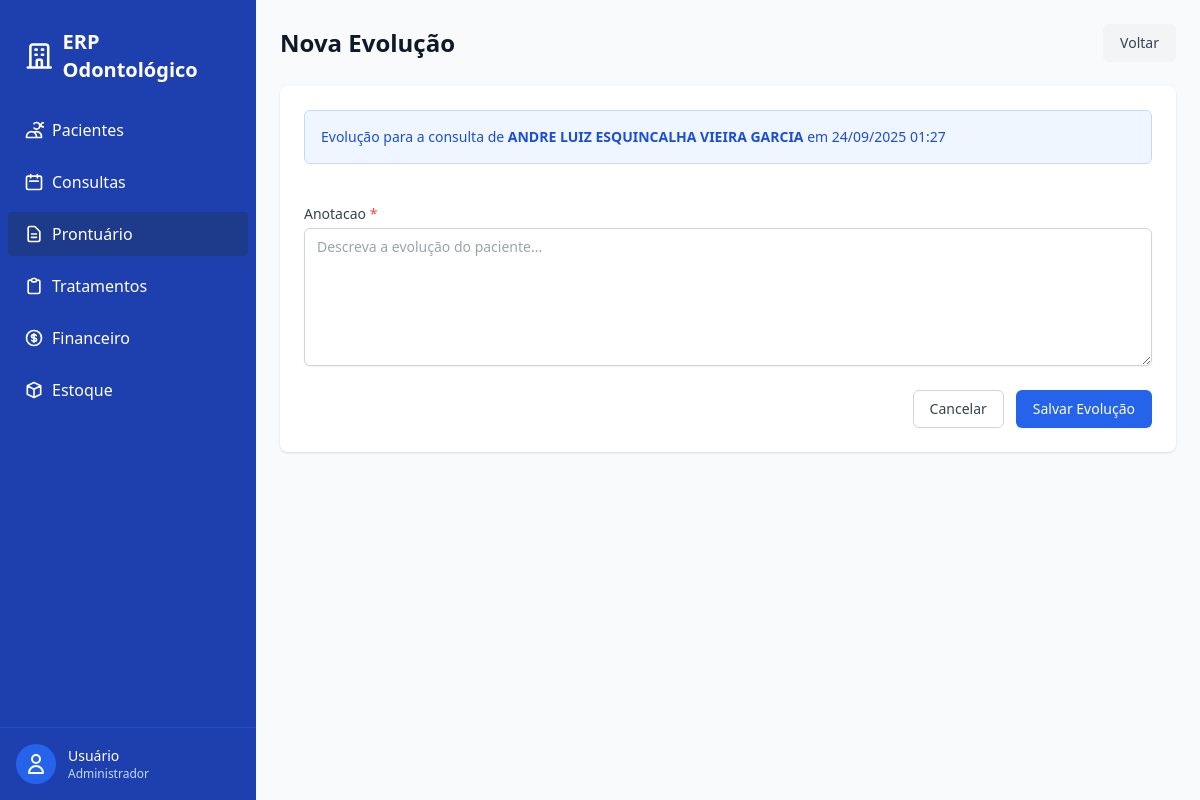
The page /prontuario/evolucao/nova/?consulta=1&next=/consultas/1/ (signed in) on the database its author committed.
### consultas/models.py (models this page shows, shortened)
class Consulta(models.Model):
    class Status(models.TextChoices):
        AGENDADA = "AG", "Agendada"
        CONFIRMADA = "CF", "Confirmada"
        EM_ANDAMENTO = "EA", "Em andamento"
        CONCLUIDA = "CO", "Concluída"
        CANCELADA = "CA", "Cancelada"
        FALTOU = "FA", "Faltou"
    paciente = models.ForeignKey(Paciente, verbose_name=("Paciente"), on_delete=models.PROTECT)
    status = models.CharField(
        max_length=2,
        choices=Status.choices,
        default=Status.AGENDADA
    )
    inicio = models.DateTimeField()
    fim = models.DateTimeField()
    sala = models.CharField(max_length=30)
    observacoes = models.TextField(blank=True)
    criado_em = models.DateTimeField(auto_now_add=True)
    class Meta:
        ordering = ['inicio']
        verbose_name = "Consulta"
        verbose_name_plural = "Consultas"

### pacientes/models.py (models this page shows, shortened)
class Paciente(models.Model):
    nome = models.CharField(max_length=250)
    cpf = models.CharField(unique=True)
    data_nascimento = models.DateField()
    telefone = models.CharField()
    email = models.EmailField(blank=True)
    endereco = models.TextField(blank=True)
    is_active = models.BooleanField(default=True)
    deleted_at = models.DateTimeField(null=True, blank=True)
    criado_em = models.DateTimeField(auto_now_add=True)
    atualizado_em = models.DateTimeField(auto_now=True)
    class Meta:
        ordering = ['nome']
        verbose_name = "Paciente"
        verbose_name_plural = "Pacientes"

### prontuario/views.py (the view, shortened to what this page needs)
# urls.py: path("evolucao/nova/", views.EvolucaoCreateView.as_view(), name="evolucao_create"),
class EvolucaoCreateView(LoginRequiredMixin, PermissionRequiredMixin, CreateView):
    model = EvolucaoClinica
    form_class = EvolucaoForm
    template_name = "prontuario/evolucao_form.html"
    permission_required = "prontuario.add_evolucaoclinica"
    def dispatch(self, request, *args, **kwargs):
        self.consulta_id = request.GET.get("consulta") or kwargs.get("consulta_id")
        return super().dispatch(request, *args, **kwargs)
    def get_initial(self):
        initial = super().get_initial()
        if self.consulta_id:
            initial["consulta"] = self.consulta_id
        return initial
    def get_form(self, form_class=None):
        form = super().get_form(form_class)
        if "usuario" in form.fields:
            form.fields["usuario"].widget = forms.HiddenInput()
            form.initial["usuario"] = self.request.user.pk
        if "consulta" in form.fields and self.consulta_id:
            form.fields["consulta"].widget = forms.HiddenInput()
            form.initial["consulta"] = self.consulta_id
        return form
    def get_context_data(self, **kwargs):
        ctx = super().get_context_data(**kwargs)
        ctx["consulta"] = None
        if self.consulta_id:
            ctx["consulta"] = (
                Consulta.objects.select_related("paciente")
                .filter(pk=self.consulta_id)
                .first()
            )
        ctx["next"] = self.request.GET.get("next")
        return ctx

### prontuario/forms.py
class EvolucaoForm(forms.ModelForm):
    class Meta:
        model = EvolucaoClinica
        fields = ["consulta", "anotacao"]

### templates/prontuario/evolucao_form.html (shortened to what this page needs)
{% extends "base.html" %}
{% load static %}
{% block content %}
{% with back=request.GET.next %}
<div class="mb-6 flex justify-between items-center">
    <h1 class="text-2xl font-bold text-gray-900">Nova Evolução</h1>
    <a href="{% if back %}{{ back }}{% elif consulta %}{% url 'consultas:detail' consulta.id %}{% else %}{% url 'prontuario:odontograma_list' %}{% endif %}"
        class="inline-flex items-center px-4 py-2 border border-transparent text-sm font-medium rounded-md text-gray-700 bg-gray-100 hover:bg-gray-200 focus:outline-none focus:ring-2 focus:ring-offset-2 focus:ring-gray-500">
        Voltar
    </a>
</div>
<div class="bg-white shadow overflow-hidden sm:rounded-lg">
    <div class="px-4 py-5 sm:p-6">
        {% if consulta %}
        <div class="mb-4 p-4 bg-blue-50 border border-blue-200 rounded-md">
            <p class="text-sm text-blue-700">
                Evolução para a consulta de <strong>{{ consulta.paciente.nome }}</strong>
                em {{ consulta.inicio|date:"d/m/Y H:i" }}
            </p>
        </div>
        {% endif %}
        <form method="post">
            <div class="grid grid-cols-1 gap-6">
                {% for field in form %}
                <div>
                    {% if field.name == 'consulta' and consulta %}
                    <input type="hidden" name="{{ field.name }}" value="{{ consulta.id }}">
                    {% else %}
                    <label for="{{ field.id_for_label }}" class="block text-sm font-medium text-gray-700 mb-1">
                        {{ field.label }}
                        {% if field.field.required %}<span class="text-red-500">*</span>{% endif %}
                    </label>
                    {% if field.name == 'anotacao' %}
                    <textarea name="{{ field.name }}" id="{{ field.id_for_label }}" rows="6"
                        class="block w-full rounded-md border-gray-300 shadow-sm focus:border-blue-500 focus:ring-blue-500 sm:text-sm"
                        placeholder="Descreva a evolução do paciente...">{{ field.value|default:'' }}</textarea>
                    {% else %}
                    {{ field }}
                    {% endif %}
                    {% endif %}
                </div>
                {% endfor %}
            </div>
            <div class="mt-6 flex justify-end space-x-3">
                <a href="{% if back %}{{ back }}{% elif consulta %}{% url 'consultas:detail' consulta.id %}{% else %}{% url 'prontuario:odontograma_list' %}{% endif %}"
                    class="inline-flex items-center px-4 py-2 border border-gray-300 text-sm font-medium rounded-md text-gray-700 bg-white hover:bg-gray-50 focus:outline-none focus:ring-2 focus:ring-offset-2 focus:ring-blue-500">
                    Cancelar
                </a>
                <button type="submit"
                    class="inline-flex items-center px-4 py-2 border border-transparent text-sm font-medium rounded-md shadow-sm text-white bg-blue-600 hover:bg-blue-700 focus:outline-none focus:ring-2 focus:ring-offset-2 focus:ring-blue-500">
                    Salvar Evolução
                </button>
            </div>
        </form>
    </div>
</div>
{% endwith %}
{% endblock %}

### templates/prontuario/evolucao_form.html (style rules this page uses)
input, textarea, select { width: 100%; padding: 0.5rem 0.75rem; border: 1px solid #d1d5db; border-radius: 0.375rem; box-shadow: 0 1px 2px 0 rgba(0, 0, 0, 0.05); }

### rows shown on the page
Consulta: paciente.nome "ANDRE LUIZ ESQUINCALHA VIEIRA GARCIA", inicio "24/09/2025 01:27"

### other values the page prints
{{ field.label }} "Anotacao"
